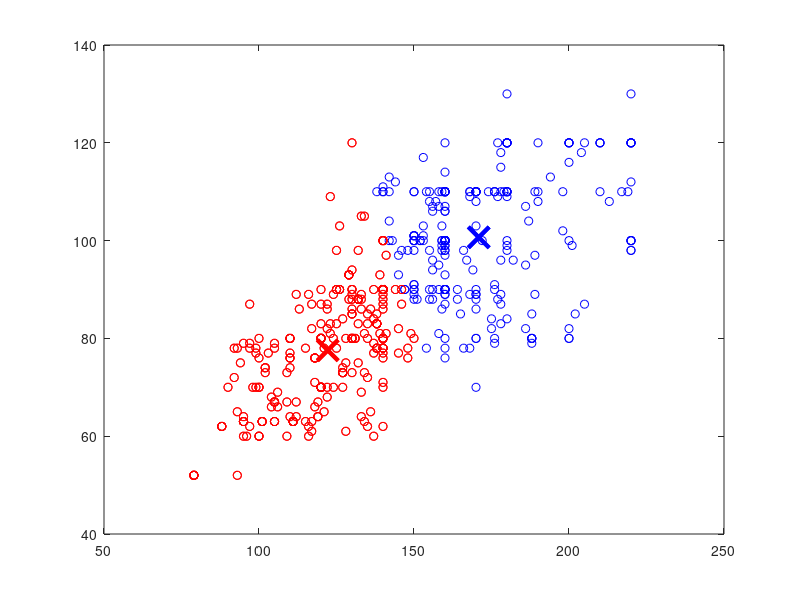

Write MATLAB code to recreate this figure.
load strokesample.dat  
[centers,U] = fcm(strokesample,2);
maxU = max(U);
index1 = find(U(1,:) == maxU);
index2 = find(U(2,:) == maxU);

attribute1 = 1
attribute2 = 2

plot(centers(2,attribute1),centers(2,attribute2),'xr','MarkerSize',15,'LineWidth',3)
plot(strokesample(index1,attribute1),strokesample(index1,attribute2),'ob')
hold on
plot(strokesample(index2,attribute1),strokesample(index2,attribute2),'or')
plot(centers(1,attribute1),centers(1,attribute2),'xb','MarkerSize',15,'LineWidth',3)
plot(centers(2,attribute1),centers(2,attribute2),'xr','MarkerSize',15,'LineWidth',3)
%hold offplot(strokesample(index1,attribute1),strokesample(index1,attribute2),'ob')
%hold on
plot(strokesample(index2,attribute1),strokesample(index2,attribute2),'or')
plot(centers(1,attribute1),centers(1,attribute2),'xb','MarkerSize',15,'LineWidth',3)
plot(centers(2,attribute1),centers(2,attribute2),'xr','MarkerSize',15,'LineWidth',3)
hold off
